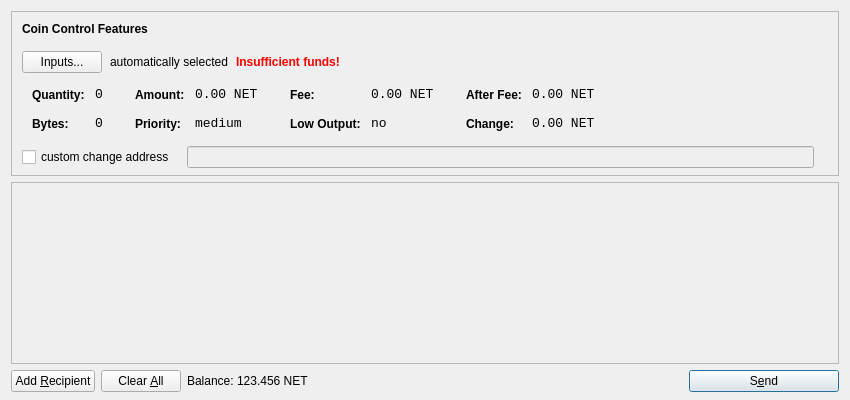
<?xml version="1.0" encoding="UTF-8"?>
<ui version="4.0">
 <class>SendCoinsDialog</class>
 <widget class="QDialog" name="SendCoinsDialog">
  <property name="geometry">
   <rect>
    <x>0</x>
    <y>0</y>
    <width>850</width>
    <height>400</height>
   </rect>
  </property>
  <property name="windowTitle">
   <string>Send Coins</string>
  </property>
  <layout class="QVBoxLayout" name="verticalLayout" stretch="0,1,0">
   <property name="bottomMargin">
    <number>8</number>
   </property>
   <item>
    <widget class="QFrame" name="frameCoinControl">
     <property name="sizePolicy">
      <sizepolicy hsizetype="Expanding" vsizetype="Expanding">
       <horstretch>0</horstretch>
       <verstretch>0</verstretch>
      </sizepolicy>
     </property>
     <property name="maximumSize">
      <size>
       <width>16777215</width>
       <height>16777215</height>
      </size>
     </property>
     <property name="frameShape">
      <enum>QFrame::StyledPanel</enum>
     </property>
     <property name="frameShadow">
      <enum>QFrame::Sunken</enum>
     </property>
     <layout class="QVBoxLayout" name="verticalLayoutCoinControl2">
      <property name="spacing">
       <number>6</number>
      </property>
      <property name="leftMargin">
       <number>0</number>
      </property>
      <property name="topMargin">
       <number>0</number>
      </property>
      <property name="rightMargin">
       <number>0</number>
      </property>
      <property name="bottomMargin">
       <number>6</number>
      </property>
      <item>
       <layout class="QVBoxLayout" name="verticalLayoutCoinControl" stretch="0,0,0,0,1">
        <property name="spacing">
         <number>0</number>
        </property>
        <property name="leftMargin">
         <number>10</number>
        </property>
        <property name="topMargin">
         <number>10</number>
        </property>
        <item>
         <layout class="QHBoxLayout" name="horizontalLayoutCoinControl1">
          <property name="bottomMargin">
           <number>15</number>
          </property>
          <item>
           <widget class="QLabel" name="labelCoinControlFeatures">
            <property name="sizePolicy">
             <sizepolicy hsizetype="Preferred" vsizetype="Maximum">
              <horstretch>0</horstretch>
              <verstretch>0</verstretch>
             </sizepolicy>
            </property>
            <property name="font">
             <font>
              <weight>75</weight>
              <bold>true</bold>
             </font>
            </property>
            <property name="styleSheet">
             <string notr="true">font-weight:bold;</string>
            </property>
            <property name="text">
             <string>Coin Control Features</string>
            </property>
           </widget>
          </item>
         </layout>
        </item>
        <item>
         <layout class="QHBoxLayout" name="horizontalLayoutCoinControl2" stretch="0,0,0,0">
          <property name="spacing">
           <number>8</number>
          </property>
          <property name="bottomMargin">
           <number>10</number>
          </property>
          <item>
           <widget class="QPushButton" name="pushButtonCoinControl">
            <property name="styleSheet">
             <string notr="true"/>
            </property>
            <property name="text">
             <string>Inputs...</string>
            </property>
           </widget>
          </item>
          <item>
           <widget class="QLabel" name="labelCoinControlAutomaticallySelected">
            <property name="text">
             <string>automatically selected</string>
            </property>
            <property name="margin">
             <number>5</number>
            </property>
           </widget>
          </item>
          <item>
           <widget class="QLabel" name="labelCoinControlInsuffFunds">
            <property name="font">
             <font>
              <weight>75</weight>
              <bold>true</bold>
             </font>
            </property>
            <property name="styleSheet">
             <string notr="true">color:red;font-weight:bold;</string>
            </property>
            <property name="text">
             <string>Insufficient funds!</string>
            </property>
            <property name="margin">
             <number>5</number>
            </property>
           </widget>
          </item>
          <item>
           <spacer name="horizontalSpacerCoinControl">
            <property name="orientation">
             <enum>Qt::Horizontal</enum>
            </property>
            <property name="sizeHint" stdset="0">
             <size>
              <width>40</width>
              <height>1</height>
             </size>
            </property>
           </spacer>
          </item>
         </layout>
        </item>
        <item>
         <widget class="QWidget" name="widgetCoinControl" native="true">
          <property name="sizePolicy">
           <sizepolicy hsizetype="Preferred" vsizetype="Preferred">
            <horstretch>0</horstretch>
            <verstretch>0</verstretch>
           </sizepolicy>
          </property>
          <property name="minimumSize">
           <size>
            <width>0</width>
            <height>0</height>
           </size>
          </property>
          <property name="styleSheet">
           <string notr="true"/>
          </property>
          <layout class="QHBoxLayout" name="horizontalLayoutCoinControl5">
           <property name="margin">
            <number>0</number>
           </property>
           <item>
            <layout class="QHBoxLayout" name="horizontalLayoutCoinControl3" stretch="0,0,0,1">
             <property name="spacing">
              <number>20</number>
             </property>
             <property name="topMargin">
              <number>0</number>
             </property>
             <property name="bottomMargin">
              <number>10</number>
             </property>
             <item>
              <layout class="QFormLayout" name="formLayoutCoinControl1">
               <property name="horizontalSpacing">
                <number>10</number>
               </property>
               <property name="verticalSpacing">
                <number>14</number>
               </property>
               <property name="leftMargin">
                <number>10</number>
               </property>
               <property name="topMargin">
                <number>4</number>
               </property>
               <property name="rightMargin">
                <number>6</number>
               </property>
               <item row="0" column="0">
                <widget class="QLabel" name="labelCoinControlQuantityText">
                 <property name="styleSheet">
                  <string notr="true">font-weight:bold;</string>
                 </property>
                 <property name="text">
                  <string>Quantity:</string>
                 </property>
                 <property name="margin">
                  <number>0</number>
                 </property>
                </widget>
               </item>
               <item row="0" column="1">
                <widget class="QLabel" name="labelCoinControlQuantity">
                 <property name="font">
                  <font>
                   <family>Monospace</family>
                   <pointsize>10</pointsize>
                  </font>
                 </property>
                 <property name="cursor">
                  <cursorShape>IBeamCursor</cursorShape>
                 </property>
                 <property name="contextMenuPolicy">
                  <enum>Qt::ActionsContextMenu</enum>
                 </property>
                 <property name="text">
                  <string notr="true">0</string>
                 </property>
                 <property name="margin">
                  <number>0</number>
                 </property>
                 <property name="textInteractionFlags">
                  <set>Qt::LinksAccessibleByMouse|Qt::TextSelectableByKeyboard|Qt::TextSelectableByMouse</set>
                 </property>
                </widget>
               </item>
               <item row="1" column="0">
                <widget class="QLabel" name="labelCoinControlBytesText">
                 <property name="styleSheet">
                  <string notr="true">font-weight:bold;</string>
                 </property>
                 <property name="text">
                  <string>Bytes:</string>
                 </property>
                </widget>
               </item>
               <item row="1" column="1">
                <widget class="QLabel" name="labelCoinControlBytes">
                 <property name="font">
                  <font>
                   <family>Monospace</family>
                   <pointsize>10</pointsize>
                  </font>
                 </property>
                 <property name="cursor">
                  <cursorShape>IBeamCursor</cursorShape>
                 </property>
                 <property name="contextMenuPolicy">
                  <enum>Qt::ActionsContextMenu</enum>
                 </property>
                 <property name="text">
                  <string notr="true">0</string>
                 </property>
                 <property name="textInteractionFlags">
                  <set>Qt::LinksAccessibleByMouse|Qt::TextSelectableByKeyboard|Qt::TextSelectableByMouse</set>
                 </property>
                </widget>
               </item>
              </layout>
             </item>
             <item>
              <layout class="QFormLayout" name="formLayoutCoinControl2">
               <property name="horizontalSpacing">
                <number>10</number>
               </property>
               <property name="verticalSpacing">
                <number>14</number>
               </property>
               <property name="leftMargin">
                <number>6</number>
               </property>
               <property name="topMargin">
                <number>4</number>
               </property>
               <property name="rightMargin">
                <number>6</number>
               </property>
               <item row="0" column="0">
                <widget class="QLabel" name="labelCoinControlAmountText">
                 <property name="styleSheet">
                  <string notr="true">font-weight:bold;</string>
                 </property>
                 <property name="text">
                  <string>Amount:</string>
                 </property>
                 <property name="margin">
                  <number>0</number>
                 </property>
                </widget>
               </item>
               <item row="0" column="1">
                <widget class="QLabel" name="labelCoinControlAmount">
                 <property name="font">
                  <font>
                   <family>Monospace</family>
                   <pointsize>10</pointsize>
                  </font>
                 </property>
                 <property name="cursor">
                  <cursorShape>IBeamCursor</cursorShape>
                 </property>
                 <property name="contextMenuPolicy">
                  <enum>Qt::ActionsContextMenu</enum>
                 </property>
                 <property name="text">
                  <string notr="true">0.00 NET</string>
                 </property>
                 <property name="textInteractionFlags">
                  <set>Qt::LinksAccessibleByMouse|Qt::TextSelectableByKeyboard|Qt::TextSelectableByMouse</set>
                 </property>
                </widget>
               </item>
               <item row="1" column="0">
                <widget class="QLabel" name="labelCoinControlPriorityText">
                 <property name="styleSheet">
                  <string notr="true">font-weight:bold;</string>
                 </property>
                 <property name="text">
                  <string>Priority:</string>
                 </property>
                </widget>
               </item>
               <item row="1" column="1">
                <widget class="QLabel" name="labelCoinControlPriority">
                 <property name="font">
                  <font>
                   <family>Monospace</family>
                   <pointsize>10</pointsize>
                  </font>
                 </property>
                 <property name="cursor">
                  <cursorShape>IBeamCursor</cursorShape>
                 </property>
                 <property name="contextMenuPolicy">
                  <enum>Qt::ActionsContextMenu</enum>
                 </property>
                 <property name="text">
                  <string>medium</string>
                 </property>
                 <property name="textInteractionFlags">
                  <set>Qt::LinksAccessibleByMouse|Qt::TextSelectableByKeyboard|Qt::TextSelectableByMouse</set>
                 </property>
                </widget>
               </item>
              </layout>
             </item>
             <item>
              <layout class="QFormLayout" name="formLayoutCoinControl3">
               <property name="horizontalSpacing">
                <number>10</number>
               </property>
               <property name="verticalSpacing">
                <number>14</number>
               </property>
               <property name="leftMargin">
                <number>6</number>
               </property>
               <property name="topMargin">
                <number>4</number>
               </property>
               <property name="rightMargin">
                <number>6</number>
               </property>
               <item row="0" column="0">
                <widget class="QLabel" name="labelCoinControlFeeText">
                 <property name="styleSheet">
                  <string notr="true">font-weight:bold;</string>
                 </property>
                 <property name="text">
                  <string>Fee:</string>
                 </property>
                 <property name="margin">
                  <number>0</number>
                 </property>
                </widget>
               </item>
               <item row="0" column="1">
                <widget class="QLabel" name="labelCoinControlFee">
                 <property name="font">
                  <font>
                   <family>Monospace</family>
                   <pointsize>10</pointsize>
                  </font>
                 </property>
                 <property name="cursor">
                  <cursorShape>IBeamCursor</cursorShape>
                 </property>
                 <property name="contextMenuPolicy">
                  <enum>Qt::ActionsContextMenu</enum>
                 </property>
                 <property name="text">
                  <string notr="true">0.00 NET</string>
                 </property>
                 <property name="textInteractionFlags">
                  <set>Qt::LinksAccessibleByMouse|Qt::TextSelectableByKeyboard|Qt::TextSelectableByMouse</set>
                 </property>
                </widget>
               </item>
               <item row="1" column="0">
                <widget class="QLabel" name="labelCoinControlLowOutputText">
                 <property name="styleSheet">
                  <string notr="true">font-weight:bold;</string>
                 </property>
                 <property name="text">
                  <string>Low Output:</string>
                 </property>
                </widget>
               </item>
               <item row="1" column="1">
                <widget class="QLabel" name="labelCoinControlLowOutput">
                 <property name="font">
                  <font>
                   <family>Monospace</family>
                   <pointsize>10</pointsize>
                  </font>
                 </property>
                 <property name="cursor">
                  <cursorShape>IBeamCursor</cursorShape>
                 </property>
                 <property name="contextMenuPolicy">
                  <enum>Qt::ActionsContextMenu</enum>
                 </property>
                 <property name="text">
                  <string>no</string>
                 </property>
                 <property name="textInteractionFlags">
                  <set>Qt::LinksAccessibleByMouse|Qt::TextSelectableByKeyboard|Qt::TextSelectableByMouse</set>
                 </property>
                </widget>
               </item>
              </layout>
             </item>
             <item>
              <layout class="QFormLayout" name="formLayoutCoinControl4">
               <property name="horizontalSpacing">
                <number>10</number>
               </property>
               <property name="verticalSpacing">
                <number>14</number>
               </property>
               <property name="leftMargin">
                <number>6</number>
               </property>
               <property name="topMargin">
                <number>4</number>
               </property>
               <property name="rightMargin">
                <number>6</number>
               </property>
               <item row="0" column="0">
                <widget class="QLabel" name="labelCoinControlAfterFeeText">
                 <property name="styleSheet">
                  <string notr="true">font-weight:bold;</string>
                 </property>
                 <property name="text">
                  <string>After Fee:</string>
                 </property>
                 <property name="margin">
                  <number>0</number>
                 </property>
                </widget>
               </item>
               <item row="0" column="1">
                <widget class="QLabel" name="labelCoinControlAfterFee">
                 <property name="font">
                  <font>
                   <family>Monospace</family>
                   <pointsize>10</pointsize>
                  </font>
                 </property>
                 <property name="cursor">
                  <cursorShape>IBeamCursor</cursorShape>
                 </property>
                 <property name="contextMenuPolicy">
                  <enum>Qt::ActionsContextMenu</enum>
                 </property>
                 <property name="text">
                  <string notr="true">0.00 NET</string>
                 </property>
                 <property name="textInteractionFlags">
                  <set>Qt::LinksAccessibleByMouse|Qt::TextSelectableByKeyboard|Qt::TextSelectableByMouse</set>
                 </property>
                </widget>
               </item>
               <item row="1" column="0">
                <widget class="QLabel" name="labelCoinControlChangeText">
                 <property name="styleSheet">
                  <string notr="true">font-weight:bold;</string>
                 </property>
                 <property name="text">
                  <string>Change:</string>
                 </property>
                </widget>
               </item>
               <item row="1" column="1">
                <widget class="QLabel" name="labelCoinControlChange">
                 <property name="font">
                  <font>
                   <family>Monospace</family>
                   <pointsize>10</pointsize>
                  </font>
                 </property>
                 <property name="cursor">
                  <cursorShape>IBeamCursor</cursorShape>
                 </property>
                 <property name="contextMenuPolicy">
                  <enum>Qt::ActionsContextMenu</enum>
                 </property>
                 <property name="text">
                  <string notr="true">0.00 NET</string>
                 </property>
                 <property name="textInteractionFlags">
                  <set>Qt::LinksAccessibleByMouse|Qt::TextSelectableByKeyboard|Qt::TextSelectableByMouse</set>
                 </property>
                </widget>
               </item>
              </layout>
             </item>
            </layout>
           </item>
          </layout>
         </widget>
        </item>
        <item>
         <layout class="QHBoxLayout" name="horizontalLayoutCoinControl4" stretch="0,0,0">
          <property name="spacing">
           <number>12</number>
          </property>
          <property name="sizeConstraint">
           <enum>QLayout::SetDefaultConstraint</enum>
          </property>
          <property name="topMargin">
           <number>5</number>
          </property>
          <property name="rightMargin">
           <number>5</number>
          </property>
          <item>
           <widget class="QCheckBox" name="checkBoxCoinControlChange">
            <property name="text">
             <string>custom change address</string>
            </property>
           </widget>
          </item>
          <item>
           <widget class="QLineEdit" name="lineEditCoinControlChange">
            <property name="enabled">
             <bool>false</bool>
            </property>
            <property name="sizePolicy">
             <sizepolicy hsizetype="Expanding" vsizetype="Fixed">
              <horstretch>0</horstretch>
              <verstretch>0</verstretch>
             </sizepolicy>
            </property>
           </widget>
          </item>
          <item>
           <widget class="QLabel" name="labelCoinControlChangeLabel">
            <property name="sizePolicy">
             <sizepolicy hsizetype="Preferred" vsizetype="Expanding">
              <horstretch>0</horstretch>
              <verstretch>0</verstretch>
             </sizepolicy>
            </property>
            <property name="minimumSize">
             <size>
              <width>0</width>
              <height>0</height>
             </size>
            </property>
            <property name="text">
             <string/>
            </property>
            <property name="margin">
             <number>3</number>
            </property>
           </widget>
          </item>
         </layout>
        </item>
        <item>
         <spacer name="verticalSpacerCoinControl">
          <property name="orientation">
           <enum>Qt::Vertical</enum>
          </property>
          <property name="sizeHint" stdset="0">
           <size>
            <width>800</width>
            <height>1</height>
           </size>
          </property>
         </spacer>
        </item>
       </layout>
      </item>
     </layout>
    </widget>
   </item>
   <item>
    <widget class="QScrollArea" name="scrollArea">
     <property name="widgetResizable">
      <bool>true</bool>
     </property>
     <widget class="QWidget" name="scrollAreaWidgetContents">
      <property name="geometry">
       <rect>
        <x>0</x>
        <y>0</y>
        <width>828</width>
        <height>139</height>
       </rect>
      </property>
      <layout class="QVBoxLayout" name="verticalLayout_2">
       <property name="margin">
        <number>0</number>
       </property>
       <item>
        <layout class="QVBoxLayout" name="entries">
         <property name="spacing">
          <number>6</number>
         </property>
        </layout>
       </item>
       <item>
        <spacer name="verticalSpacer">
         <property name="orientation">
          <enum>Qt::Vertical</enum>
         </property>
         <property name="sizeHint" stdset="0">
          <size>
           <width>20</width>
           <height>40</height>
          </size>
         </property>
        </spacer>
       </item>
      </layout>
     </widget>
    </widget>
   </item>
   <item>
    <layout class="QHBoxLayout" name="horizontalLayout">
     <item>
      <widget class="QPushButton" name="addButton">
       <property name="toolTip">
        <string>Send to multiple recipients at once</string>
       </property>
       <property name="text">
        <string>Add &amp;Recipient</string>
       </property>
       <property name="icon">
        <iconset resource="../bitcoin.qrc">
         <normaloff>:/icons/add</normaloff>:/icons/add</iconset>
       </property>
       <property name="autoDefault">
        <bool>false</bool>
       </property>
      </widget>
     </item>
     <item>
      <widget class="QPushButton" name="clearButton">
       <property name="sizePolicy">
        <sizepolicy hsizetype="Minimum" vsizetype="Fixed">
         <horstretch>0</horstretch>
         <verstretch>0</verstretch>
        </sizepolicy>
       </property>
       <property name="toolTip">
        <string>Remove all transaction fields</string>
       </property>
       <property name="text">
        <string>Clear &amp;All</string>
       </property>
       <property name="icon">
        <iconset resource="../bitcoin.qrc">
         <normaloff>:/icons/remove</normaloff>:/icons/remove</iconset>
       </property>
       <property name="autoRepeatDelay">
        <number>300</number>
       </property>
       <property name="autoDefault">
        <bool>false</bool>
       </property>
      </widget>
     </item>
     <item>
      <layout class="QHBoxLayout" name="horizontalLayout_2">
       <property name="spacing">
        <number>3</number>
       </property>
       <item>
        <widget class="QLabel" name="label">
         <property name="text">
          <string>Balance:</string>
         </property>
        </widget>
       </item>
       <item>
        <widget class="QLabel" name="labelBalance">
         <property name="cursor">
          <cursorShape>IBeamCursor</cursorShape>
         </property>
         <property name="text">
          <string>123.456 NET</string>
         </property>
         <property name="textInteractionFlags">
          <set>Qt::LinksAccessibleByMouse|Qt::TextSelectableByKeyboard|Qt::TextSelectableByMouse</set>
         </property>
        </widget>
       </item>
      </layout>
     </item>
     <item>
      <spacer name="horizontalSpacer">
       <property name="orientation">
        <enum>Qt::Horizontal</enum>
       </property>
       <property name="sizeHint" stdset="0">
        <size>
         <width>40</width>
         <height>20</height>
        </size>
       </property>
      </spacer>
     </item>
     <item>
      <widget class="QPushButton" name="sendButton">
       <property name="minimumSize">
        <size>
         <width>150</width>
         <height>0</height>
        </size>
       </property>
       <property name="toolTip">
        <string>Confirm the send action</string>
       </property>
       <property name="text">
        <string>S&amp;end</string>
       </property>
       <property name="icon">
        <iconset resource="../bitcoin.qrc">
         <normaloff>:/icons/send</normaloff>:/icons/send</iconset>
       </property>
       <property name="default">
        <bool>true</bool>
       </property>
      </widget>
     </item>
    </layout>
   </item>
  </layout>
 </widget>
 <resources>
  <include location="../bitcoin.qrc"/>
 </resources>
 <connections/>
</ui>
